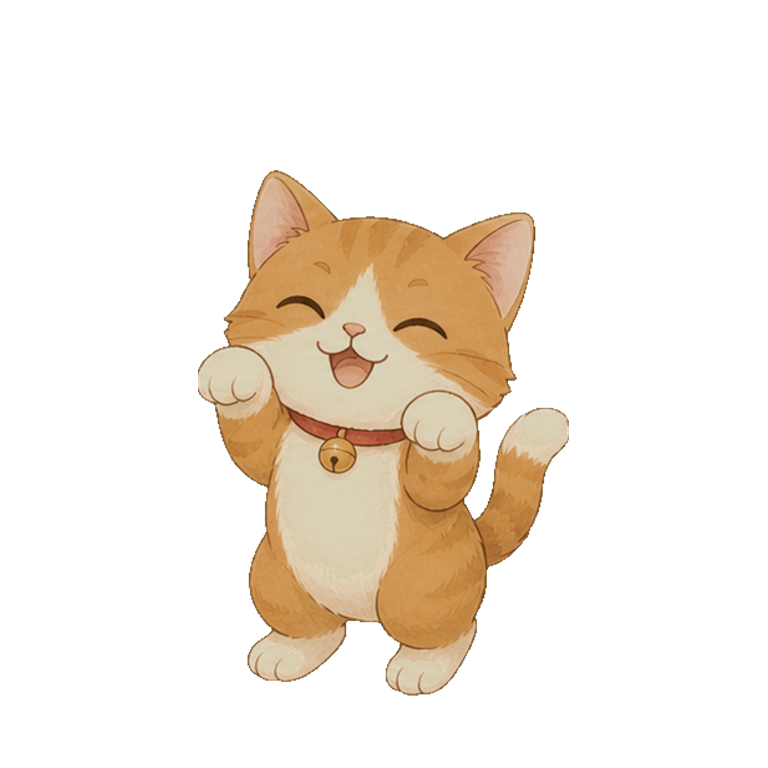
#> input picture assets/cat-happy-v2.png, 768 x 768 px, given in place of 01364ba007d806b4d818a568e247d598.png, which was not available
$ python crop_assets.py
#> lines starting #> are read from the running program, lines starting #| are printed output that depends on the picture; pictures that were not available may be replaced by others from this repository, and a replacement may not be noted
from pathlib import Path
from PIL import Image

source = Path(r"D:\xwechat_files\wxid_m0llsxk9o3io32_df04\temp\RWTemp\2026-05\38fb547bcb3e34663441e60c1583d6fb\01364ba007d806b4d818a568e247d598.png")
out = Path("assets")
out.mkdir(parents=True, exist_ok=True)

image = Image.open(source).convert("RGB")
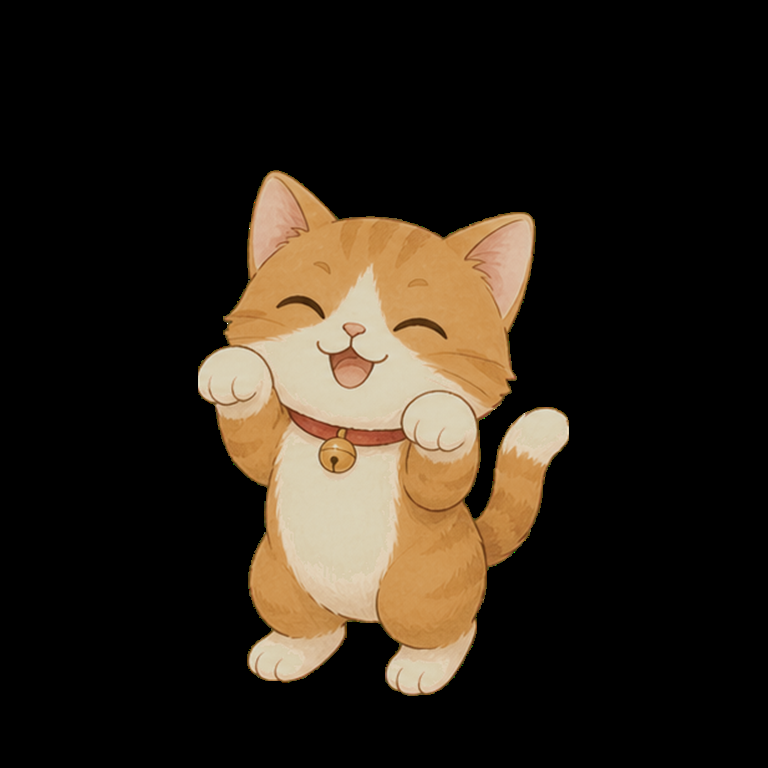
#> image: PIL image 768x768 RGB; mean R, G, B 43.2, 34.7, 24.6

# Coordinates are taken from the provided UI board. They intentionally preserve
# the hand-drawn texture so the live scene starts from the same visual language.
crops = {
    "cat-house-main.png": (10, 10, 835, 675),
    "space-map.png": (890, 390, 1184, 665),
    "trade-panel.png": (8, 740, 222, 1235),
}

for name, box in crops.items():
    image.crop(box).save(out / name, quality=95)
#> this loop made 3 passes
#> pass 1, `image.crop(box).save(out / name, quality=95)`:
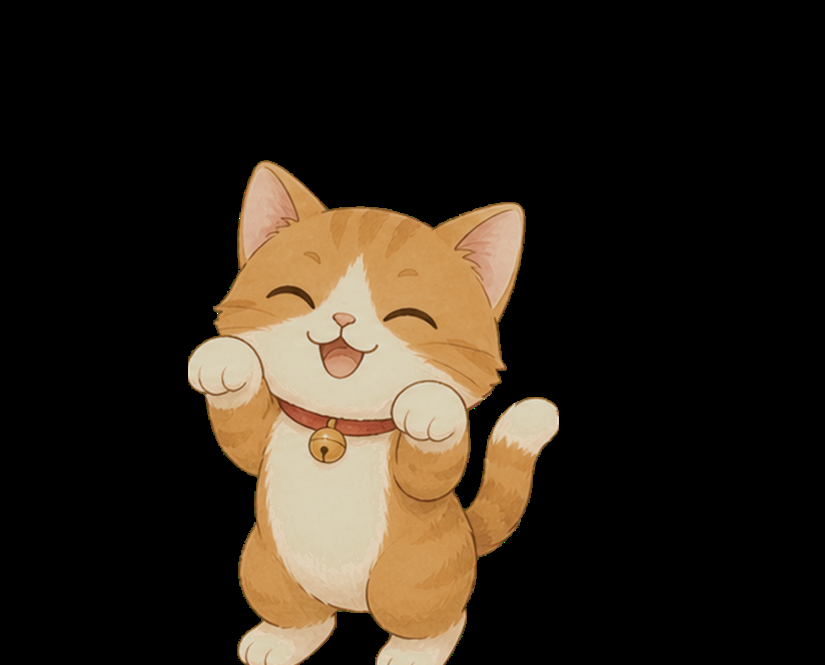
#> saved as cat-house-main.png: PIL image 825x665 RGB; mean R, G, B 45.9, 36.9, 26.1

print(f"Generated {len(crops)} assets in {out.resolve()}")

$ run again, on assets/cat-happy-v3.png
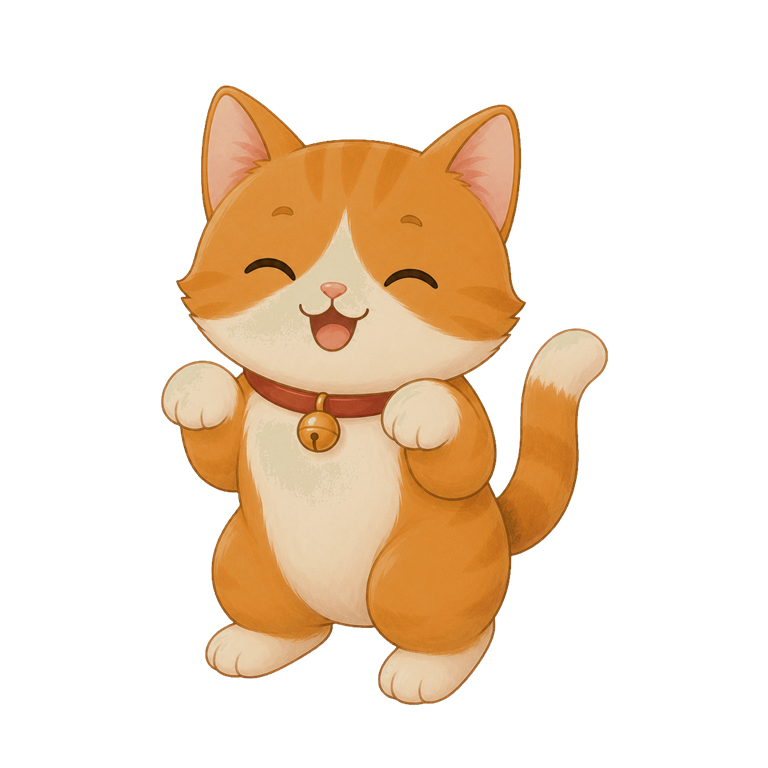
#> input picture assets/cat-happy-v3.png, 768 x 768 px, given in place of 01364ba007d806b4d818a568e247d598.png, which was not available
#> `image = Image.open(source).convert("RGB")`:
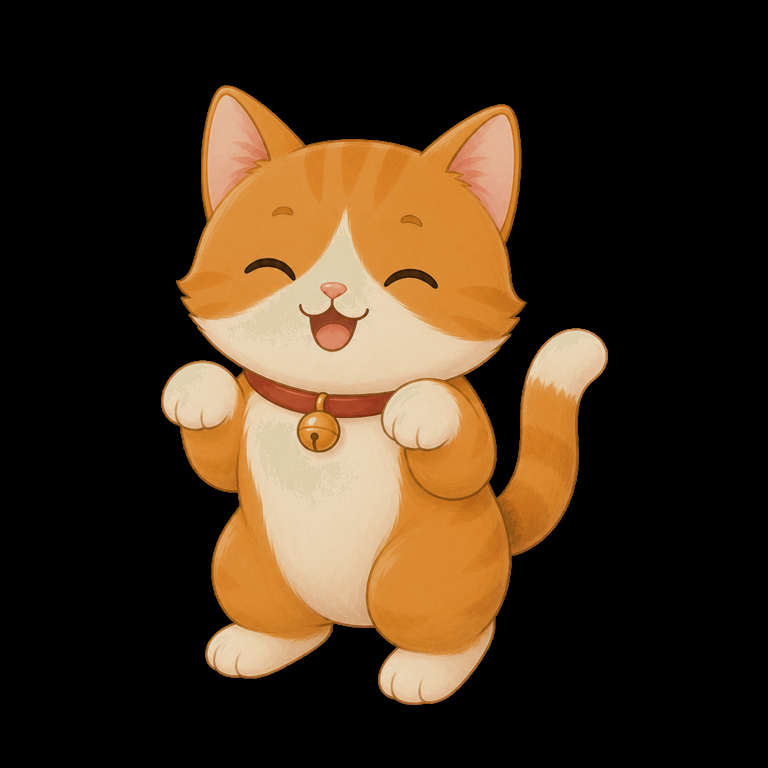
#> image: PIL image 768x768 RGB; mean R, G, B 65, 47.1, 28.3
#> the loop `for name, box in crops.items():` made 3 passes
#> pass 1, `image.crop(box).save(out / name, quality=95)`:
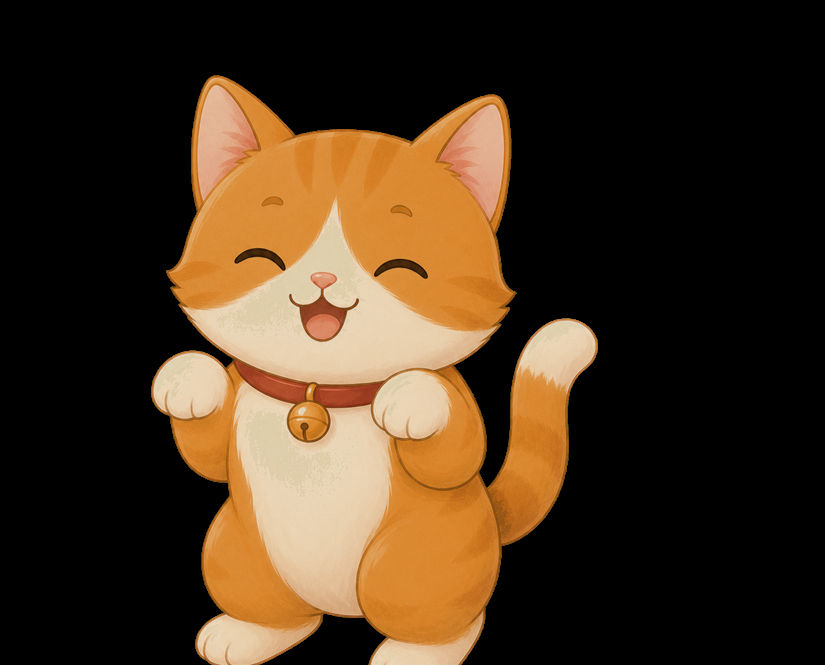
#> saved as cat-house-main.png: PIL image 825x665 RGB; mean R, G, B 69, 50, 29.9
